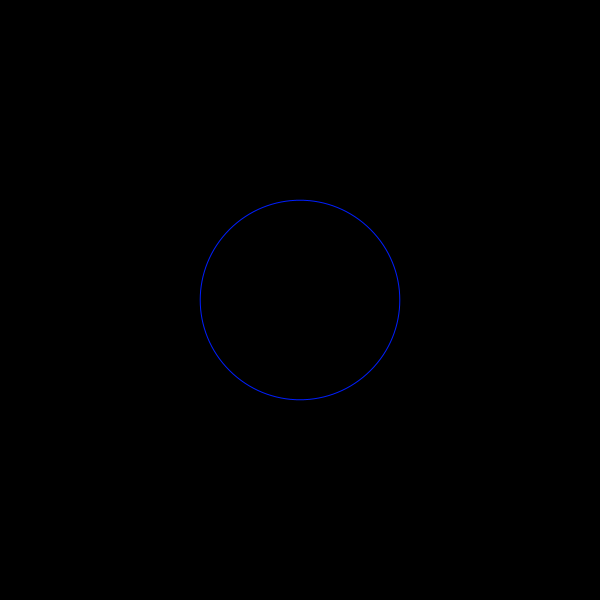
Frame 1 (no input)
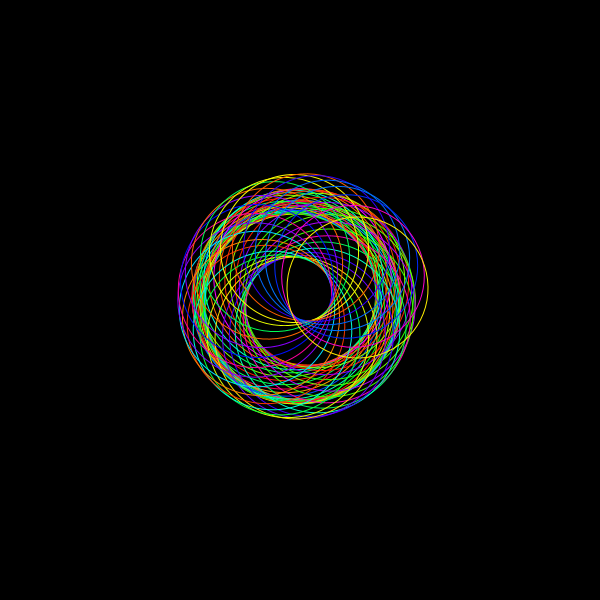
Frame 60 (the mouse pressed at the canvas centre just before this capture)
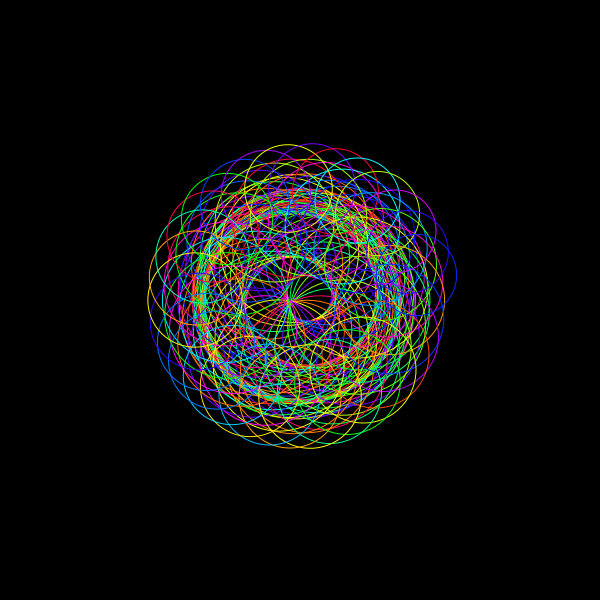
Frame 120 (the mouse held since frame 60 and released just before this capture)

The Processing sketch that drew these frames (run headless with seeded random() and noise(); from frame 60 on, the mouse is pressed at the canvas centre):

// Processing sketch: processing_38023
// ── processing_38023.pde

void setup(){
  background(0);
  size(600,600);
  colorMode(HSB,width);
}

int cen = 0; //rotation from center
int rot = 0; //primary rotation
int x = 0;
int w = 200;
int h = 200;

void draw(){
  frameRate(12);
  noFill();
  pushMatrix();
  translate(width/2,height/2); //starts rotation at center
  rotate(radians(rot*12));
  translate(x++,0);
  rotate(radians(cen+45)); //rotates from primary rotation
  stroke(random(width),600,600); //scales hsb Hue from range of width
  ellipse(0,0,w,h);
  popMatrix();
  
  cen+=10;
  rot++;
  w--; //shrinks down from width of 200 then starts growing again
  h--; //shrinks down from height of 200 then starts growing again
}
  
